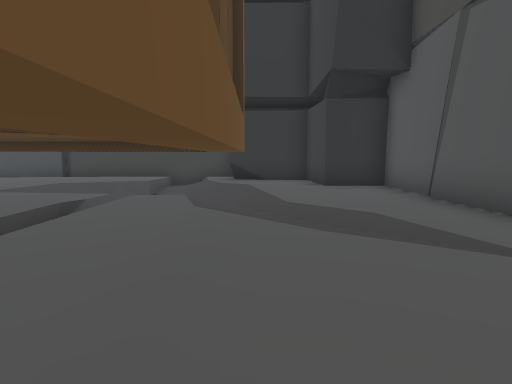
[1] (above)

24 first-person views from a walk through a scene from a Unity 3-D project. The camera is 1.5 m above the floor, tilts 6° down and sees 75° across. The floor is counted in squares, 2 m on a side. Each view is taken from the middle of a square. On the plan, view 1 faces up. The plan holds only what a view shows up to about 11 squares ahead; the rest is blank. The place goes on beyond the plan. The player character is not drawn. Some surface patterns are stand-ins.

[2]
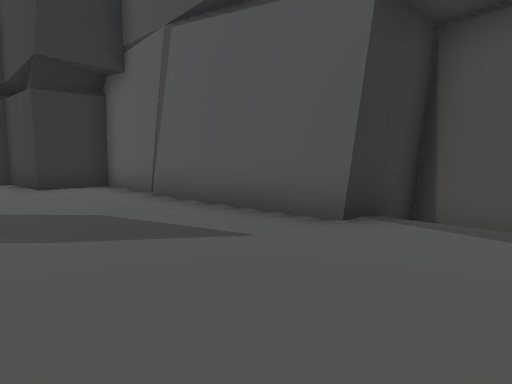

[3]
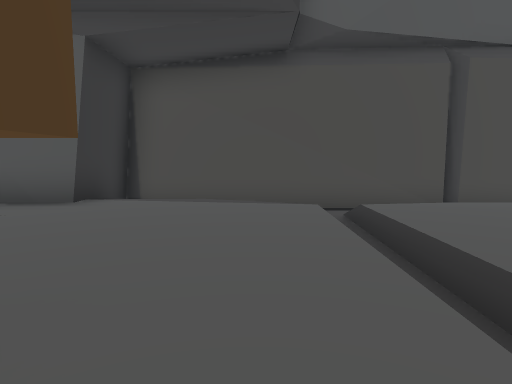

[4]
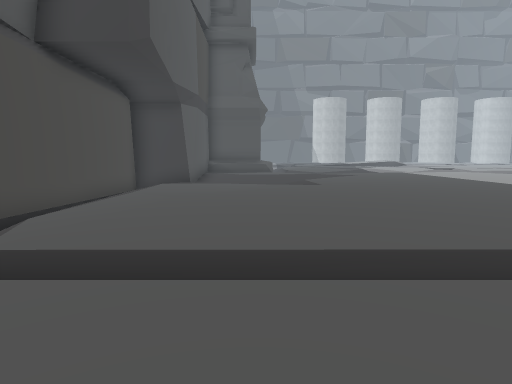

[5]
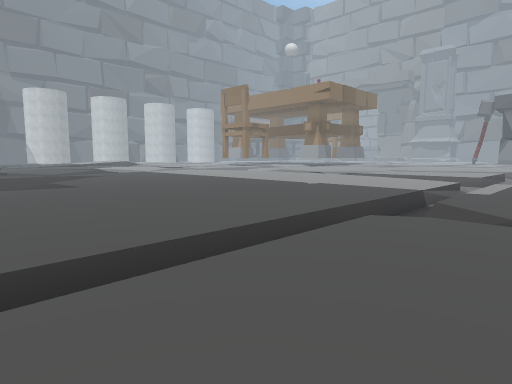

[6]
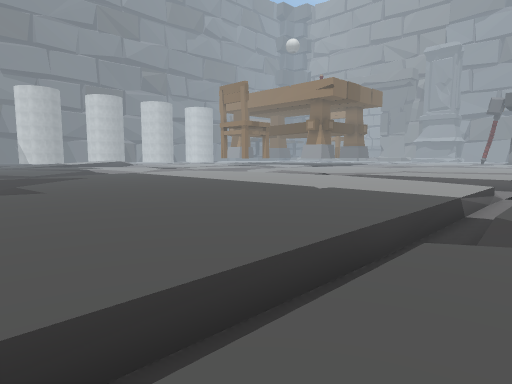

[7]
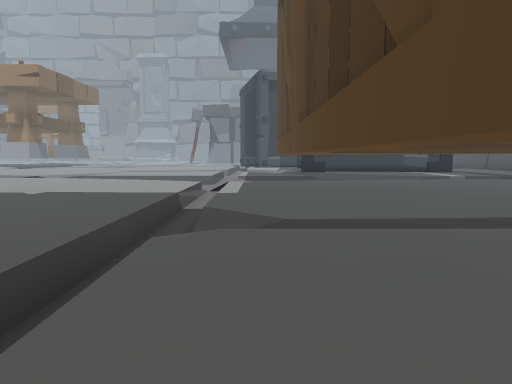

[8]
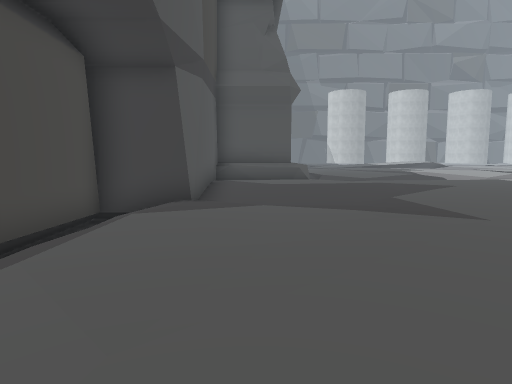

[9]
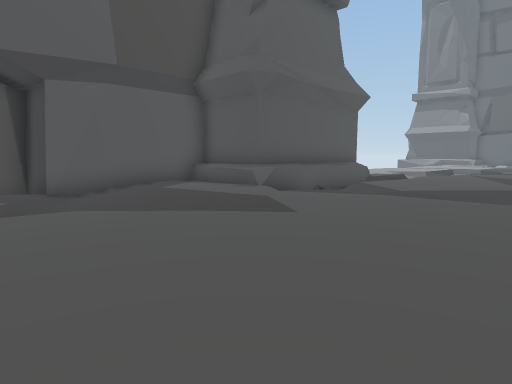

[10]
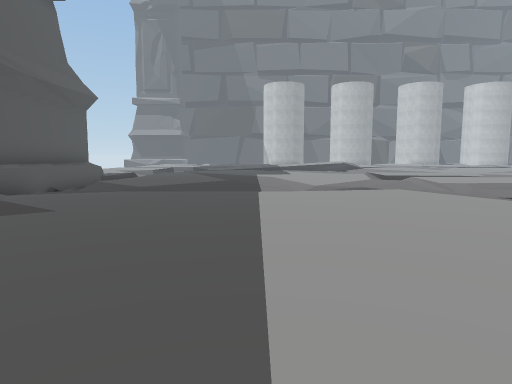

[11]
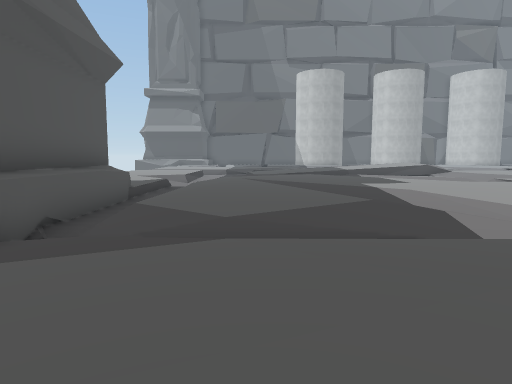

[12]
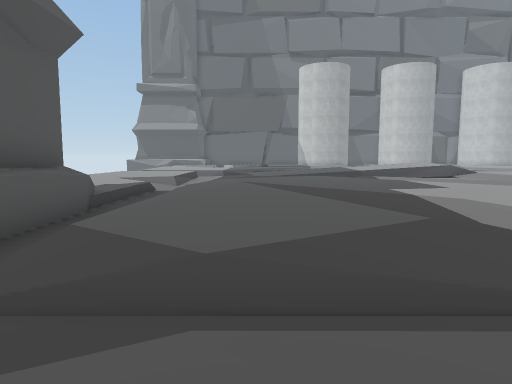

[13]
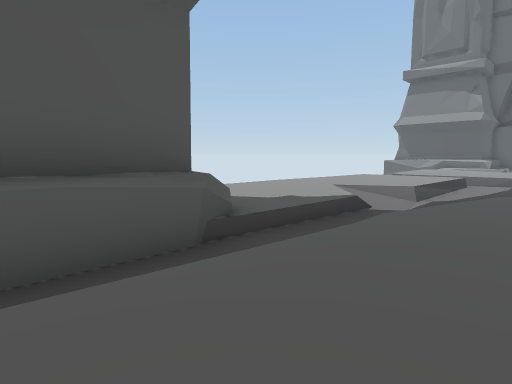

[14]
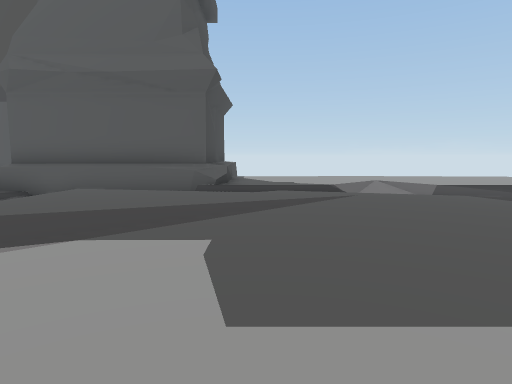

[15]
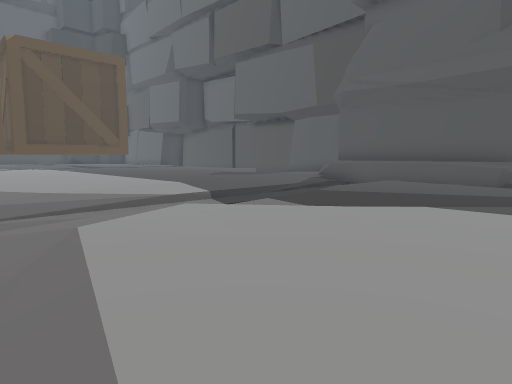

[16]
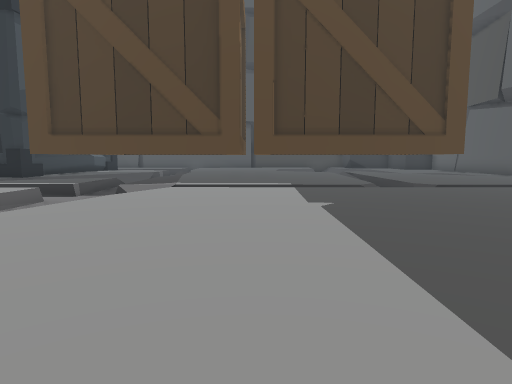

[17]
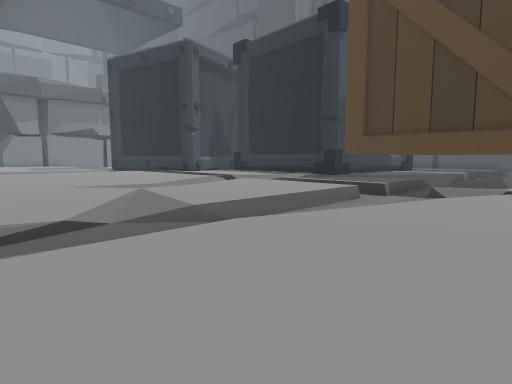

[18]
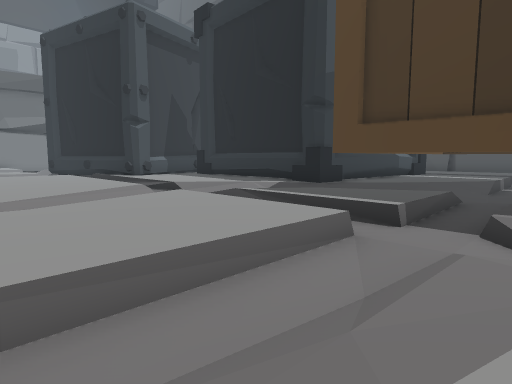

[19]
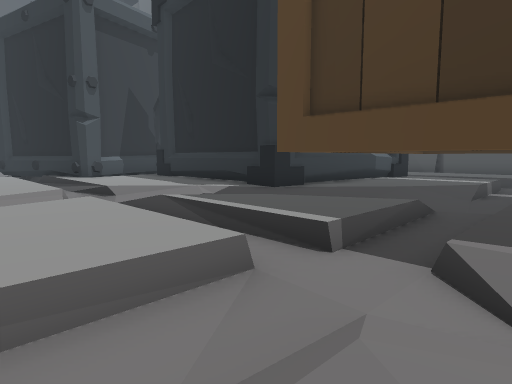

[20]
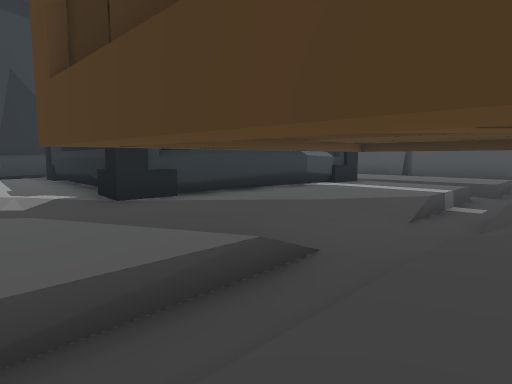

[21]
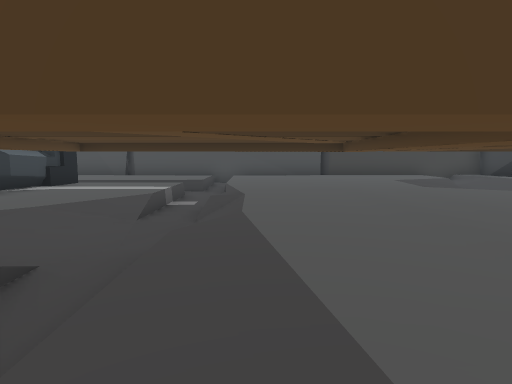

[22]
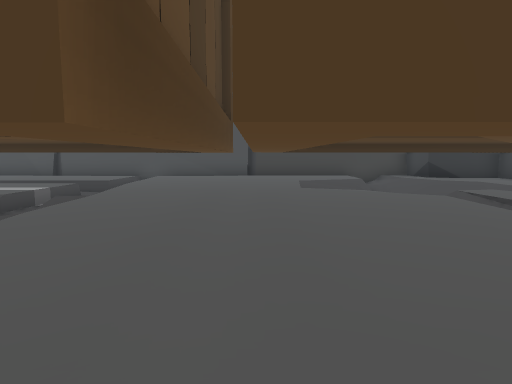

[23]
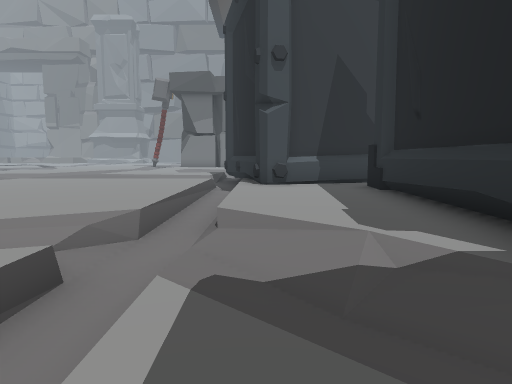

[24]
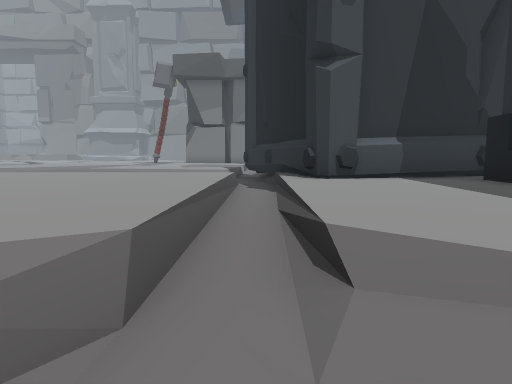

### Floor plan
Key: @ floor where view 1 was taken; # wall or solid block; . main floor; - floor 0.25 m lower than the main floor; _ floor 0.5 m lower than the main floor; < floor 0.75 m lower than the main floor; / step, stairs or slope; = window, fence, low wall or low ledge; v drop or lower ground; T thing the floor can be seen under or through.
Columns run from 26 left of view 1 to 6 right of it. Each row starts with its distance up from view 1.
  9             __=/.....//  /..###
  8           #...=/...../// //...#
  7           #...v/.....//// /...#
  6           #.###/.TT.##./=//-..#
  5           #.#.//..  .../..//..#
  4           #.#///..TT.../. ./..#
  3   #       #..///..TT... . ../.#
  2   #.#######.////..TT...<.#....###
  1   #.......////#<..TT...<.#...../#
  0   #......///###<. TTT .<=#@..../#
 -1 ####....///...=/.......<......//#
 -2 <<<<<<<<<<<<<<<////////<======//#
 -3 /.......//.../<///............//#
 -4 ........./....<//.............//#
 -5 .........//...</..............//#
 -6 ..............</..............//#
 -7 ..............</..............//#
 -8 ....  ........</............-./ #
 -9  ..   .......///.........../-./#
-10         ......</..........//-./#
-11                /..........//--/#
-12                  ........//__/_#
-13                  .......//////##
-14                 ............//#
-15                /..............#
-16                /.........-....#
-17                 .///-//---/####
-18              // ///////////#
-19              //////////////#
-20              -//..-//....=<#
-21                //..///....<#
-22                /....//.../_#
-23                /.....//..//##
-24                /....../..//..
-25                  ........//...
-26                // .......//....
-27                //  ......///...
-28                       ..-///...
-29                        -///...
-30                          <<..
-31                          <<..

Positions as (right, up) in squares from view 1, and headings:
1: (0, 0), facing up
2: (0, 0), facing up-right
3: (-2, -1), facing right
4: (1, 0), facing down
5: (2, 0), facing down-left
6: (1, -1), facing down-left
7: (1, -1), facing left
8: (2, -5), facing down
9: (-6, -10), facing down-right
10: (-6, -9), facing down
11: (-3, -14), facing down
12: (-3, -16), facing down
13: (-3, -20), facing down-right
14: (-9, -24), facing right
15: (-11, -24), facing up-right
16: (-7, -11), facing up
17: (-8, -11), facing up-left
18: (-10, -7), facing up-left
19: (-10, -5), facing up-left
20: (-10, -1), facing up-left
21: (-10, -1), facing up
22: (-7, -1), facing up
23: (-14, -1), facing left
24: (-17, -2), facing left
